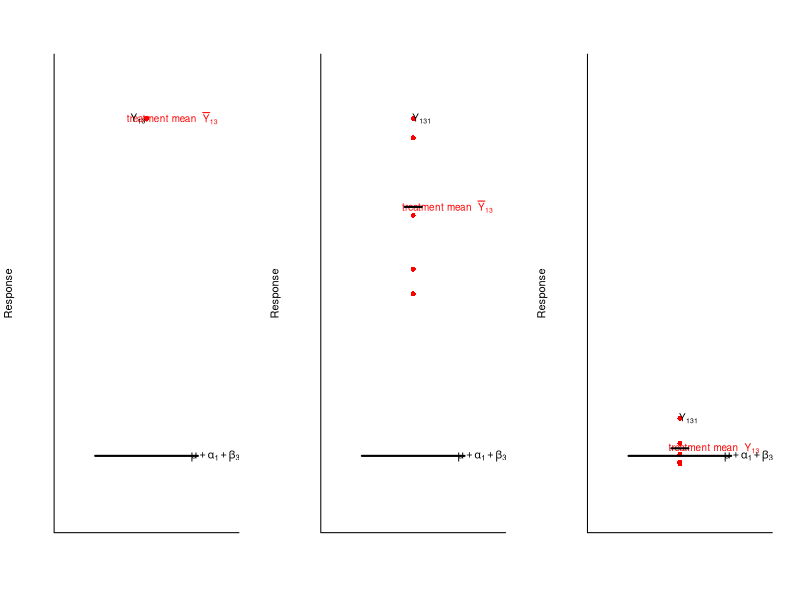

Here is the R script that generated this plot:
# Load necessary libraries
library(ggplot2)
library(gridExtra)

set.seed(5)
data2 <- data.frame(Treatment = rep("T1B3", 5), Response = rnorm(5,10,2))  
data3 <- data.frame(Treatment = rep("T1B3", 5), Response = rnorm(5,3,2))  

par(mfrow=c(1,3))
## PLOT 1 
plot(1, max(data2$Response), pch = 16, col = "red", xlim = c(0.5, 1.5), ylim = c(0, 15), xaxt = "n",
     yaxt ="n", ylab = "Response", xlab = "", main = "", bty = "l")
text(1.15, max(data2$Response), expression("treatment mean " ~ bar(Y)[13]), col = "red", cex = 0.9)
text(0.95, max(data2$Response), expression(Y[13]), col = "black", cex = 0.9)
segments(x0 = 0.7, x1 = 1.3, y0 = 2, y1 = 2, lwd = 2)
text(1.4, 2, expression(mu + alpha[1] + beta[3]), cex = 1)

## PLOT 2 

plot(rep(1, 5), data2$Response, pch = 16, col = "red", xlim = c(0.5, 1.5), ylim = c(0, 15), xaxt = "n",
     yaxt ="n", ylab = "Response", xlab = "", main = "", bty = "l")
text(1.2, mean(data2$Response), expression("treatment mean " ~ bar(Y)[13]), col = "red", cex = 0.9)
text(1.05, max(data2$Response), expression(Y[131]), col = "black", cex = 0.9)
segments(x0 = 0.95, x1 = 1.05, y0 = mean(data2$Response), y1 = mean(data2$Response), lwd = 2)  
segments(x0 = 0.7, x1 = 1.3, y0 = 2, y1 = 2, lwd = 2)  
text(1.4, 2, expression(mu + alpha[1] + beta[3]), cex = 1)

## PLOT 3

plot(rep(1, 5), data3$Response, pch = 16, col = "red", xlim = c(0.5, 1.5), ylim = c(0, 15), xaxt = "n",
     yaxt ="n", ylab = "Response", xlab = "", main = "", bty = "l")
text(1.05, max(data3$Response), expression(Y[131]), col = "black", cex = 0.9)
text(1.2, mean(data3$Response), expression("treatment mean " ~ Y[13]), col = "red", cex = 0.9)
segments(x0 = 0.95, x1 = 1.05, y0 = mean(data3$Response), y1 = mean(data3$Response), lwd = 2)  
segments(x0 = 0.7, x1 = 1.3, y0 = 2, y1 = 2, lwd = 2)  
text(1.4, 2, expression(mu + alpha[1] + beta[3]), cex = 1)

